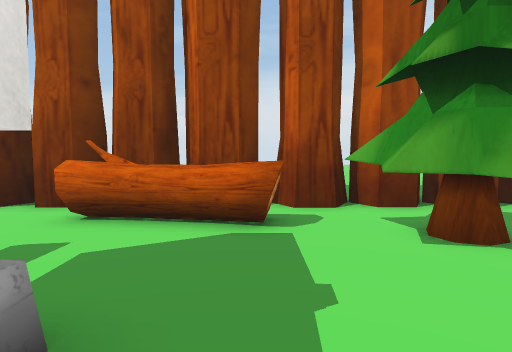
View 1 (above)

21 first-person views from a walk through a scene from a Unity 3-D project. The camera is 1.2 m above the floor, tilts 4° down and sees 75° across. The floor is counted in squares, 1 m on a side. Each view is taken from the middle of a square. On the plan, view 1 faces up. The plan holds only what a view shows up to about 14 squares ahead; the rest is blank. The place goes on beyond the plan. The player is left out. Some surface patterns are stand-ins.

View 2
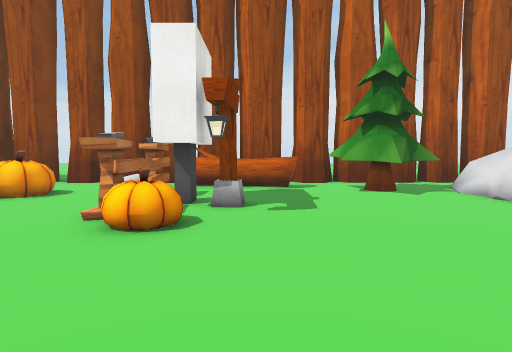

View 3
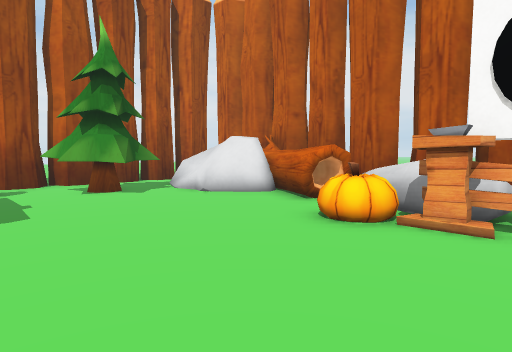

View 4
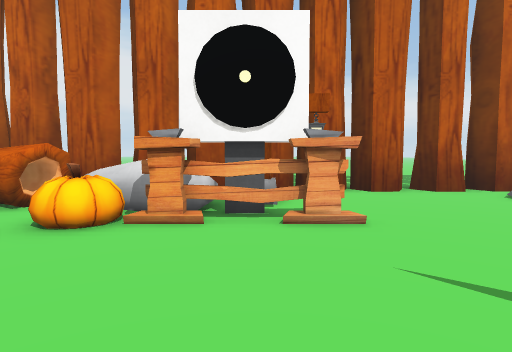

View 5
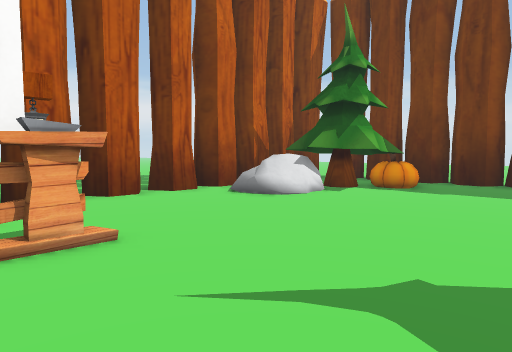

View 6
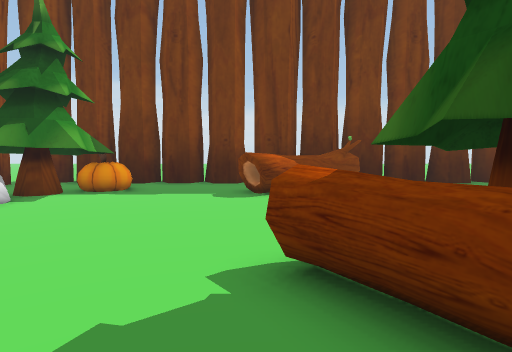

View 7
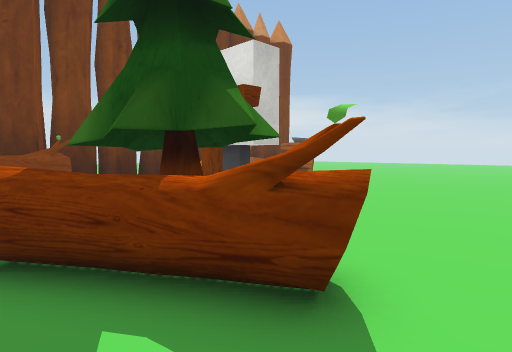

View 8
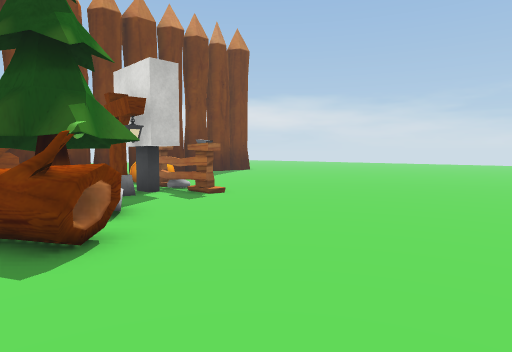

View 9
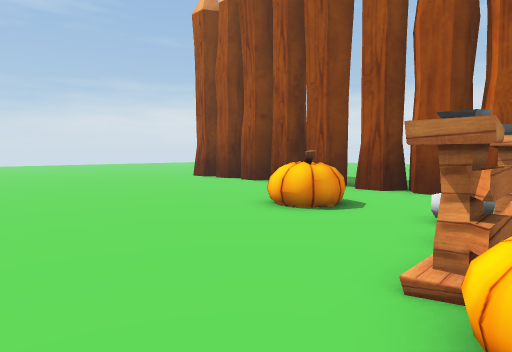

View 10
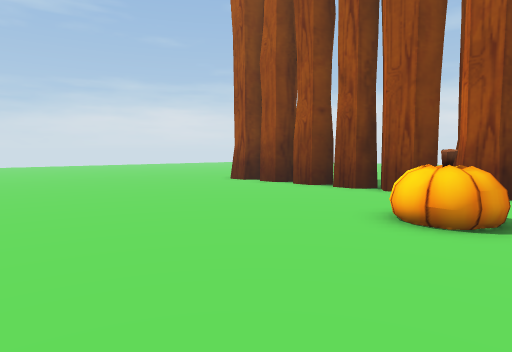

View 11
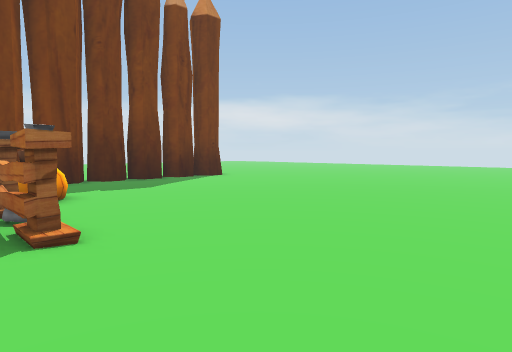

View 12
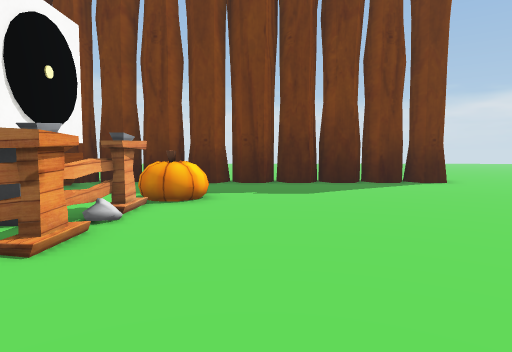

View 13
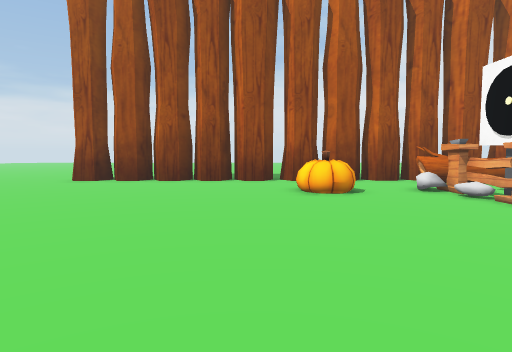

View 14
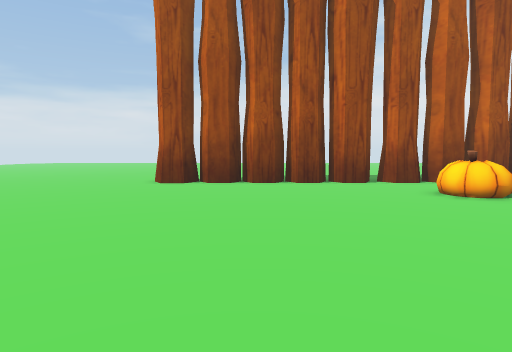

View 15
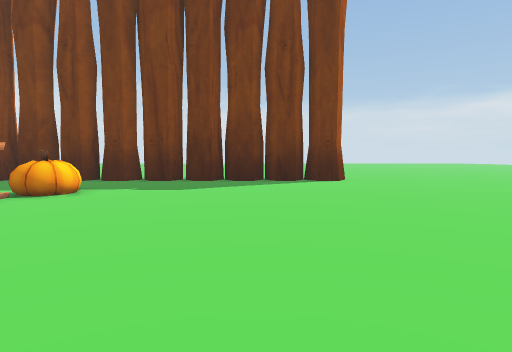

View 16
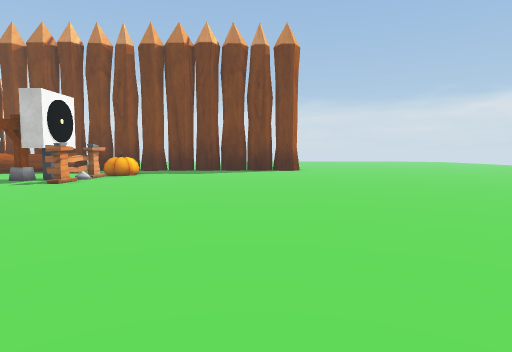

View 17
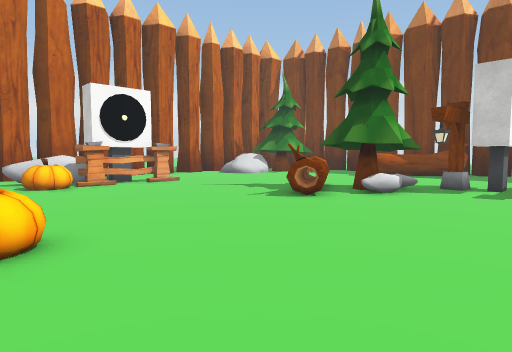

View 18
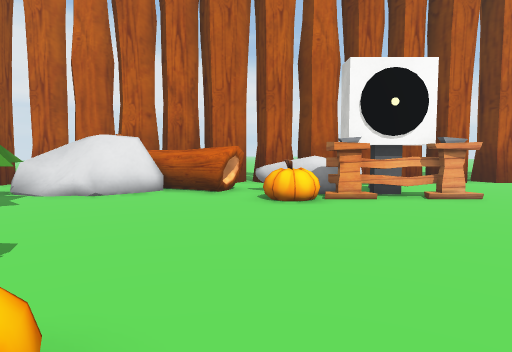

View 19
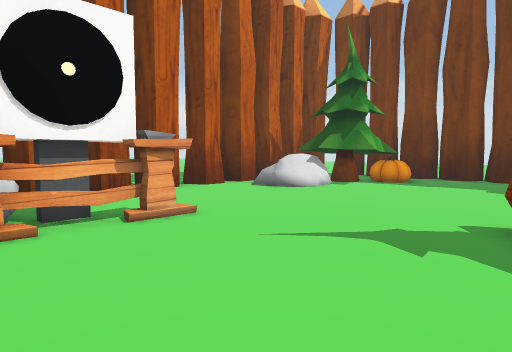

View 20
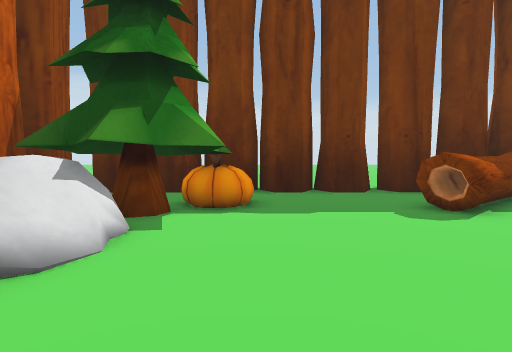

View 21
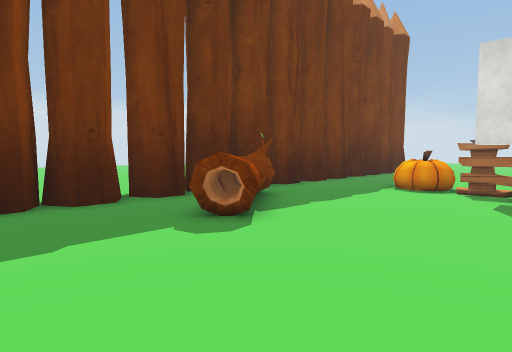

### Floor plan
Key: @ floor where view 1 was taken; # wall or solid block; . main floor; : floor 0.25 m higher than the main floor; + floor 1.75 m higher than the main floor; = window, fence, low wall or low ledge; ^ raised ledge; T tree; L lamp; R rock; P pumpkin; O other object.
Columns run from 19 left of view 1 to 11 right of it. Each row starts with its distance up from view 1.
  8  ###########################
  7 ..####.......################
  6 ................#^^^.TT ..  ##
  5 ...................=.TTT.R  ##
  4 ..........PPP..O.....TTT.   ##
  3 ...........PP..OOO....T.RR  ##
  2 ...............OOLL......R+ ##
  1 ...............OOL.......RR=##
  0 ...............OPP.@.....== ##
 -1 ................P........#=.##
 -2  .......................PRR..#
 -3 .......................PPR .##
 -4 ........................PR  ##
 -5 ........................OR. ##
 -6 ........................OOL.##
 -7 ........................OOL.##
 -8 ................=^......O...##
 -9 ................T^^..........#
-10 ...............RTT^=.........#
-11 ............O.LTTT#..........#
-12 ............OOL.T...........##
-13 ............OOL...........R:##
-14 ............OO............  ###
-15 ...........PO............TT ##
-16 ..........PPP......=....TTTT#
-17 ........... ......^^....PTTT#
-18 ................=^^=...PPPTT#
-19 ...............##^...... T..##
-20 ....####.....################
-21   ###########################

Where each view was taken, in squares from view 1:
view 1: 0 up, 0 right, facing up
view 2: 6 down, 1 left, facing up
view 3: 6 down, 1 left, facing up-right
view 4: 6 down, 1 left, facing right
view 5: 6 down, 0 right, facing down-right
view 6: 7 down, 0 right, facing down
view 7: 6 down, 0 right, facing down-left
view 8: 3 down, 1 left, facing down-left
view 9: 3 down, 3 left, facing up-left
view 10: 3 down, 6 left, facing up-left
view 11: 6 down, 6 left, facing down-left
view 12: 7 down, 10 left, facing down
view 13: 7 down, 10 left, facing up
view 14: 6 down, 14 left, facing up
view 15: 6 down, 14 left, facing down
view 16: 2 up, 15 left, facing down
view 17: 0 up, 8 left, facing down-right
view 18: 2 down, 4 left, facing right
view 19: 4 down, 1 left, facing down-right
view 20: 10 down, 4 right, facing down
view 21: 12 down, 4 right, facing down-left
